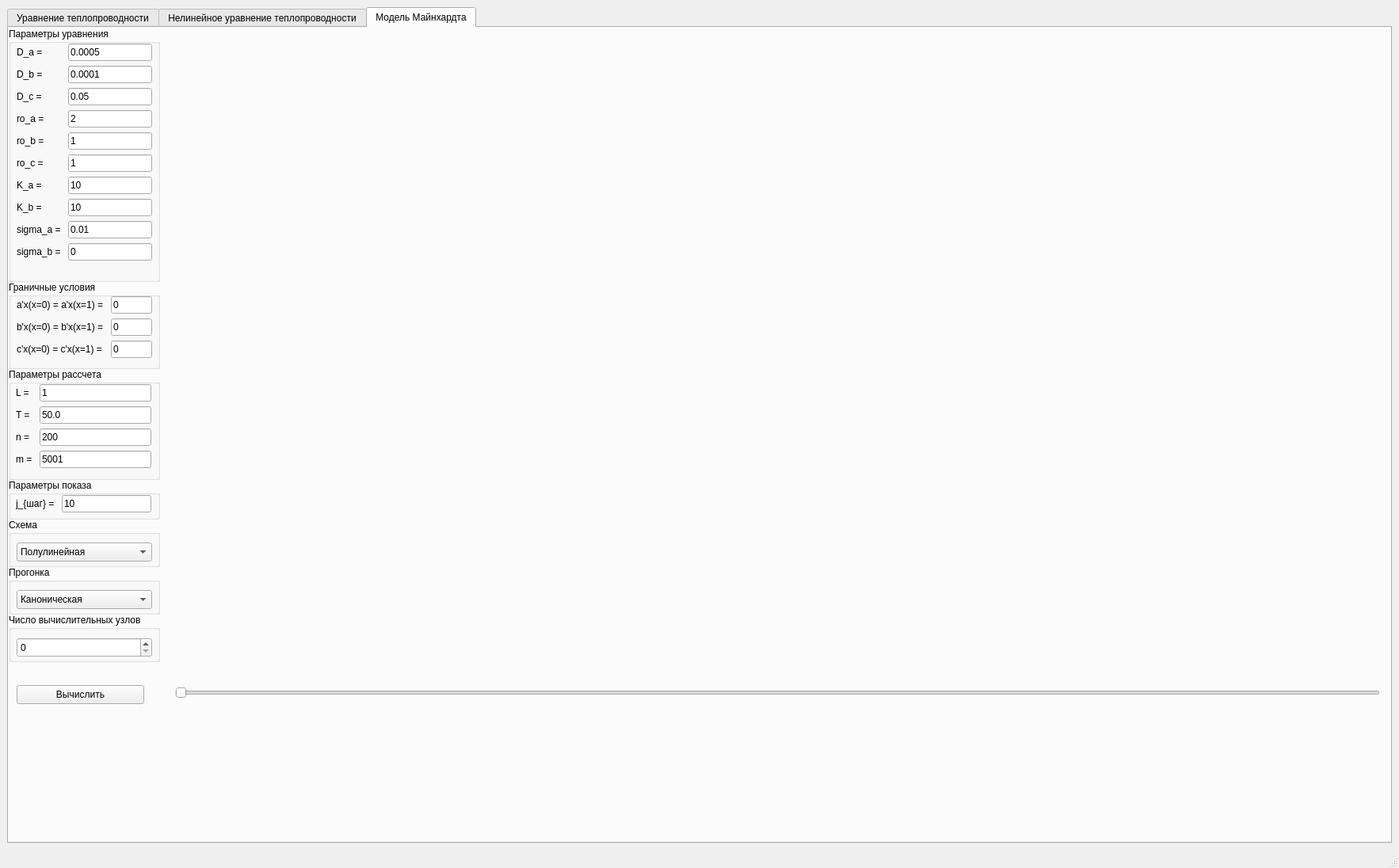
<?xml version="1.0" encoding="UTF-8"?>
<ui version="4.0">
 <class>MainWindow</class>
 <widget class="QMainWindow" name="MainWindow">
  <property name="geometry">
   <rect>
    <x>0</x>
    <y>0</y>
    <width>1766</width>
    <height>1096</height>
   </rect>
  </property>
  <property name="windowTitle">
   <string>MainWindow</string>
  </property>
  <widget class="QWidget" name="centralwidget">
   <layout class="QGridLayout" name="gridLayout">
    <item row="0" column="0">
     <widget class="QTabWidget" name="tabWidget">
      <property name="currentIndex">
       <number>2</number>
      </property>
      <widget class="QWidget" name="tab">
       <attribute name="title">
        <string>Уравнение теплопроводности</string>
       </attribute>
       <widget class="QPushButton" name="pushButton_3">
        <property name="geometry">
         <rect>
          <x>0</x>
          <y>280</y>
          <width>191</width>
          <height>24</height>
         </rect>
        </property>
        <property name="text">
         <string>Вычислить</string>
        </property>
       </widget>
       <widget class="QCustomPlot" name="widget_3" native="true">
        <property name="geometry">
         <rect>
          <x>200</x>
          <y>10</y>
          <width>1531</width>
          <height>841</height>
         </rect>
        </property>
       </widget>
       <widget class="QGroupBox" name="groupBox_14">
        <property name="geometry">
         <rect>
          <x>0</x>
          <y>100</y>
          <width>191</width>
          <height>51</height>
         </rect>
        </property>
        <property name="title">
         <string>Параметры рассчета</string>
        </property>
        <widget class="QWidget" name="layoutWidget">
         <property name="geometry">
          <rect>
           <x>10</x>
           <y>20</y>
           <width>120</width>
           <height>26</height>
          </rect>
         </property>
         <layout class="QGridLayout" name="gridLayout_2">
          <item row="0" column="0">
           <widget class="QLabel" name="label_33">
            <property name="text">
             <string>n = </string>
            </property>
           </widget>
          </item>
          <item row="0" column="1">
           <widget class="QLineEdit" name="lineEdit_32">
            <property name="text">
             <string>100</string>
            </property>
           </widget>
          </item>
         </layout>
        </widget>
       </widget>
       <widget class="QGroupBox" name="groupBox_15">
        <property name="geometry">
         <rect>
          <x>0</x>
          <y>0</y>
          <width>191</width>
          <height>101</height>
         </rect>
        </property>
        <property name="title">
         <string>Параметры задачи</string>
        </property>
        <widget class="QWidget" name="layoutWidget_3">
         <property name="geometry">
          <rect>
           <x>10</x>
           <y>20</y>
           <width>120</width>
           <height>26</height>
          </rect>
         </property>
         <layout class="QGridLayout" name="gridLayout_5">
          <item row="0" column="0">
           <widget class="QLabel" name="label_34">
            <property name="text">
             <string>q = </string>
            </property>
           </widget>
          </item>
          <item row="0" column="1">
           <widget class="QLineEdit" name="lineEdit_35">
            <property name="text">
             <string>100</string>
            </property>
           </widget>
          </item>
         </layout>
        </widget>
        <widget class="QWidget" name="layoutWidget_4">
         <property name="geometry">
          <rect>
           <x>10</x>
           <y>50</y>
           <width>120</width>
           <height>26</height>
          </rect>
         </property>
         <layout class="QGridLayout" name="gridLayout_6">
          <item row="0" column="0">
           <widget class="QLabel" name="label_35">
            <property name="text">
             <string>k = </string>
            </property>
           </widget>
          </item>
          <item row="0" column="1">
           <widget class="QLineEdit" name="lineEdit_36">
            <property name="text">
             <string>100</string>
            </property>
           </widget>
          </item>
         </layout>
        </widget>
       </widget>
       <widget class="QGroupBox" name="groupBox_16">
        <property name="geometry">
         <rect>
          <x>0</x>
          <y>150</y>
          <width>191</width>
          <height>61</height>
         </rect>
        </property>
        <property name="title">
         <string>Прогонка</string>
        </property>
        <widget class="QComboBox" name="comboBox_5">
         <property name="geometry">
          <rect>
           <x>10</x>
           <y>20</y>
           <width>171</width>
           <height>24</height>
          </rect>
         </property>
         <item>
          <property name="text">
           <string>Каноническая</string>
          </property>
         </item>
         <item>
          <property name="text">
           <string>Блочно-параллельная</string>
          </property>
         </item>
        </widget>
       </widget>
       <widget class="QGroupBox" name="groupBox_17">
        <property name="geometry">
         <rect>
          <x>0</x>
          <y>210</y>
          <width>191</width>
          <height>61</height>
         </rect>
        </property>
        <property name="title">
         <string>Число вычислительных узлов</string>
        </property>
        <widget class="QSpinBox" name="spinBox_3">
         <property name="geometry">
          <rect>
           <x>10</x>
           <y>30</y>
           <width>171</width>
           <height>25</height>
          </rect>
         </property>
        </widget>
       </widget>
      </widget>
      <widget class="QWidget" name="tab_2">
       <attribute name="title">
        <string>Нелинейное уравнение теплопроводности</string>
       </attribute>
       <widget class="QGroupBox" name="groupBox_7">
        <property name="geometry">
         <rect>
          <x>10</x>
          <y>10</y>
          <width>191</width>
          <height>421</height>
         </rect>
        </property>
        <property name="title">
         <string>Параметры задачи</string>
        </property>
        <widget class="QWidget" name="layoutWidget">
         <property name="geometry">
          <rect>
           <x>12</x>
           <y>34</y>
           <width>153</width>
           <height>356</height>
          </rect>
         </property>
         <layout class="QGridLayout" name="gridLayout_3">
          <item row="1" column="1">
           <widget class="QLineEdit" name="lineEdit_20">
            <property name="text">
             <string>0.01</string>
            </property>
           </widget>
          </item>
          <item row="2" column="0">
           <widget class="QLabel" name="label_21">
            <property name="text">
             <string>beta = </string>
            </property>
           </widget>
          </item>
          <item row="5" column="1">
           <widget class="QLineEdit" name="lineEdit_24">
            <property name="text">
             <string>5</string>
            </property>
           </widget>
          </item>
          <item row="3" column="0">
           <widget class="QLabel" name="label_24">
            <property name="text">
             <string>k0</string>
            </property>
           </widget>
          </item>
          <item row="6" column="0">
           <widget class="QLabel" name="label_28">
            <property name="text">
             <string>r</string>
            </property>
           </widget>
          </item>
          <item row="8" column="1">
           <widget class="QLineEdit" name="lineEdit_30">
            <property name="text">
             <string>2</string>
            </property>
           </widget>
          </item>
          <item row="4" column="0">
           <widget class="QLabel" name="label_25">
            <property name="text">
             <string>q0</string>
            </property>
           </widget>
          </item>
          <item row="7" column="1">
           <widget class="QLineEdit" name="lineEdit_29">
            <property name="text">
             <string>25</string>
            </property>
           </widget>
          </item>
          <item row="5" column="0">
           <widget class="QLabel" name="label_26">
            <property name="text">
             <string>A</string>
            </property>
           </widget>
          </item>
          <item row="0" column="1">
           <widget class="QLineEdit" name="lineEdit_19">
            <property name="text">
             <string>50</string>
            </property>
           </widget>
          </item>
          <item row="6" column="1">
           <widget class="QLineEdit" name="lineEdit_28">
            <property name="text">
             <string>3</string>
            </property>
           </widget>
          </item>
          <item row="8" column="0">
           <widget class="QLabel" name="label_30">
            <property name="text">
             <string>alpha</string>
            </property>
           </widget>
          </item>
          <item row="4" column="1">
           <widget class="QLineEdit" name="lineEdit_23">
            <property name="text">
             <string>0.02</string>
            </property>
           </widget>
          </item>
          <item row="7" column="0">
           <widget class="QLabel" name="label_29">
            <property name="text">
             <string>x_c</string>
            </property>
           </widget>
          </item>
          <item row="1" column="0">
           <widget class="QLabel" name="label_20">
            <property name="text">
             <string>T = </string>
            </property>
           </widget>
          </item>
          <item row="2" column="1">
           <widget class="QLineEdit" name="lineEdit_21">
            <property name="text">
             <string>2</string>
            </property>
           </widget>
          </item>
          <item row="0" column="0">
           <widget class="QLabel" name="label_19">
            <property name="text">
             <string>L = </string>
            </property>
           </widget>
          </item>
          <item row="3" column="1">
           <widget class="QLineEdit" name="lineEdit_22">
            <property name="text">
             <string>1</string>
            </property>
           </widget>
          </item>
         </layout>
        </widget>
       </widget>
       <widget class="QGroupBox" name="groupBox_8">
        <property name="geometry">
         <rect>
          <x>10</x>
          <y>440</y>
          <width>191</width>
          <height>121</height>
         </rect>
        </property>
        <property name="title">
         <string>Параметры рассчета</string>
        </property>
        <widget class="QWidget" name="layoutWidget_2">
         <property name="geometry">
          <rect>
           <x>10</x>
           <y>30</y>
           <width>172</width>
           <height>81</height>
          </rect>
         </property>
         <layout class="QGridLayout" name="gridLayout_4">
          <item row="0" column="1">
           <widget class="QLineEdit" name="lineEdit_26">
            <property name="text">
             <string>100</string>
            </property>
           </widget>
          </item>
          <item row="1" column="1">
           <widget class="QLineEdit" name="lineEdit_25">
            <property name="text">
             <string>50000</string>
            </property>
           </widget>
          </item>
          <item row="1" column="0">
           <widget class="QLabel" name="label_23">
            <property name="text">
             <string>m = </string>
            </property>
           </widget>
          </item>
          <item row="0" column="0">
           <widget class="QLabel" name="label_22">
            <property name="text">
             <string>n = </string>
            </property>
           </widget>
          </item>
         </layout>
        </widget>
       </widget>
       <widget class="QGroupBox" name="groupBox_9">
        <property name="geometry">
         <rect>
          <x>10</x>
          <y>570</y>
          <width>191</width>
          <height>61</height>
         </rect>
        </property>
        <property name="title">
         <string>Параметры показа</string>
        </property>
        <widget class="QLabel" name="label_27">
         <property name="geometry">
          <rect>
           <x>17</x>
           <y>30</y>
           <width>37</width>
           <height>24</height>
          </rect>
         </property>
         <property name="text">
          <string>&lt;html&gt;&lt;head/&gt;&lt;body&gt;&lt;p&gt;j&lt;span style=&quot; font-size:7pt;&quot;&gt;shag&lt;/span&gt; = &lt;/p&gt;&lt;/body&gt;&lt;/html&gt;</string>
         </property>
        </widget>
        <widget class="QLineEdit" name="lineEdit_27">
         <property name="geometry">
          <rect>
           <x>60</x>
           <y>30</y>
           <width>108</width>
           <height>24</height>
          </rect>
         </property>
         <property name="text">
          <string>10</string>
         </property>
        </widget>
       </widget>
       <widget class="QGroupBox" name="groupBox_11">
        <property name="geometry">
         <rect>
          <x>10</x>
          <y>710</y>
          <width>191</width>
          <height>61</height>
         </rect>
        </property>
        <property name="title">
         <string>Прогонка</string>
        </property>
        <widget class="QComboBox" name="comboBox_4">
         <property name="geometry">
          <rect>
           <x>10</x>
           <y>20</y>
           <width>171</width>
           <height>24</height>
          </rect>
         </property>
         <item>
          <property name="text">
           <string>Каноническая</string>
          </property>
         </item>
         <item>
          <property name="text">
           <string>Блочно-параллельная</string>
          </property>
         </item>
        </widget>
       </widget>
       <widget class="QPushButton" name="pushButton_2">
        <property name="geometry">
         <rect>
          <x>10</x>
          <y>870</y>
          <width>161</width>
          <height>24</height>
         </rect>
        </property>
        <property name="text">
         <string>Вычислить</string>
        </property>
       </widget>
       <widget class="QCustomPlot" name="widget_2" native="true">
        <property name="geometry">
         <rect>
          <x>220</x>
          <y>20</y>
          <width>1511</width>
          <height>751</height>
         </rect>
        </property>
       </widget>
       <widget class="QSlider" name="horizontalSlider_2">
        <property name="geometry">
         <rect>
          <x>220</x>
          <y>810</y>
          <width>1511</width>
          <height>20</height>
         </rect>
        </property>
        <property name="orientation">
         <enum>Qt::Orientation::Horizontal</enum>
        </property>
       </widget>
       <widget class="QGroupBox" name="groupBox_10">
        <property name="geometry">
         <rect>
          <x>10</x>
          <y>640</y>
          <width>191</width>
          <height>61</height>
         </rect>
        </property>
        <property name="title">
         <string>Схема</string>
        </property>
        <widget class="QComboBox" name="comboBox_3">
         <property name="geometry">
          <rect>
           <x>10</x>
           <y>20</y>
           <width>171</width>
           <height>24</height>
          </rect>
         </property>
         <property name="currentIndex">
          <number>1</number>
         </property>
         <item>
          <property name="text">
           <string>Явная</string>
          </property>
         </item>
         <item>
          <property name="text">
           <string>Полулинейная</string>
          </property>
         </item>
        </widget>
       </widget>
       <widget class="QGroupBox" name="groupBox_13">
        <property name="geometry">
         <rect>
          <x>10</x>
          <y>780</y>
          <width>191</width>
          <height>61</height>
         </rect>
        </property>
        <property name="title">
         <string>Число вычислительных узлов</string>
        </property>
        <widget class="QSpinBox" name="spinBox_2">
         <property name="geometry">
          <rect>
           <x>10</x>
           <y>30</y>
           <width>171</width>
           <height>25</height>
          </rect>
         </property>
        </widget>
       </widget>
       <widget class="QLabel" name="label_32">
        <property name="geometry">
         <rect>
          <x>230</x>
          <y>860</y>
          <width>761</width>
          <height>81</height>
         </rect>
        </property>
        <property name="text">
         <string/>
        </property>
       </widget>
      </widget>
      <widget class="QWidget" name="tab_3">
       <attribute name="title">
        <string>Модель Майнхардта</string>
       </attribute>
       <widget class="QGroupBox" name="groupBox">
        <property name="geometry">
         <rect>
          <x>0</x>
          <y>0</y>
          <width>191</width>
          <height>321</height>
         </rect>
        </property>
        <property name="title">
         <string>Параметры уравнения</string>
        </property>
        <widget class="QWidget" name="formLayoutWidget">
         <property name="geometry">
          <rect>
           <x>10</x>
           <y>20</y>
           <width>171</width>
           <height>301</height>
          </rect>
         </property>
         <layout class="QFormLayout" name="formLayout">
          <item row="0" column="0">
           <widget class="QLabel" name="label">
            <property name="text">
             <string>D_a = </string>
            </property>
           </widget>
          </item>
          <item row="0" column="1">
           <widget class="QLineEdit" name="lineEdit">
            <property name="text">
             <string>0.0005</string>
            </property>
           </widget>
          </item>
          <item row="1" column="0">
           <widget class="QLabel" name="label_2">
            <property name="text">
             <string>D_b = </string>
            </property>
           </widget>
          </item>
          <item row="1" column="1">
           <widget class="QLineEdit" name="lineEdit_2">
            <property name="text">
             <string>0.0001</string>
            </property>
           </widget>
          </item>
          <item row="2" column="0">
           <widget class="QLabel" name="label_3">
            <property name="text">
             <string>D_c = </string>
            </property>
           </widget>
          </item>
          <item row="2" column="1">
           <widget class="QLineEdit" name="lineEdit_3">
            <property name="text">
             <string>0.05</string>
            </property>
           </widget>
          </item>
          <item row="3" column="0">
           <widget class="QLabel" name="label_4">
            <property name="text">
             <string>ro_a = </string>
            </property>
           </widget>
          </item>
          <item row="3" column="1">
           <widget class="QLineEdit" name="lineEdit_4">
            <property name="text">
             <string>2</string>
            </property>
           </widget>
          </item>
          <item row="4" column="0">
           <widget class="QLabel" name="label_5">
            <property name="text">
             <string>ro_b = </string>
            </property>
           </widget>
          </item>
          <item row="4" column="1">
           <widget class="QLineEdit" name="lineEdit_5">
            <property name="text">
             <string>1</string>
            </property>
           </widget>
          </item>
          <item row="5" column="0">
           <widget class="QLabel" name="label_6">
            <property name="text">
             <string>ro_c = </string>
            </property>
           </widget>
          </item>
          <item row="5" column="1">
           <widget class="QLineEdit" name="lineEdit_6">
            <property name="text">
             <string>1</string>
            </property>
           </widget>
          </item>
          <item row="6" column="0">
           <widget class="QLabel" name="label_7">
            <property name="text">
             <string>K_a = </string>
            </property>
           </widget>
          </item>
          <item row="6" column="1">
           <widget class="QLineEdit" name="lineEdit_7">
            <property name="text">
             <string>10</string>
            </property>
           </widget>
          </item>
          <item row="7" column="0">
           <widget class="QLabel" name="label_8">
            <property name="text">
             <string>K_b = </string>
            </property>
           </widget>
          </item>
          <item row="7" column="1">
           <widget class="QLineEdit" name="lineEdit_8">
            <property name="text">
             <string>10</string>
            </property>
           </widget>
          </item>
          <item row="8" column="0">
           <widget class="QLabel" name="label_9">
            <property name="text">
             <string>sigma_a = </string>
            </property>
           </widget>
          </item>
          <item row="8" column="1">
           <widget class="QLineEdit" name="lineEdit_9">
            <property name="text">
             <string>0.01</string>
            </property>
           </widget>
          </item>
          <item row="9" column="0">
           <widget class="QLabel" name="label_10">
            <property name="text">
             <string>sigma_b = </string>
            </property>
           </widget>
          </item>
          <item row="9" column="1">
           <widget class="QLineEdit" name="lineEdit_10">
            <property name="text">
             <string>0</string>
            </property>
           </widget>
          </item>
         </layout>
        </widget>
       </widget>
       <widget class="QGroupBox" name="groupBox_2">
        <property name="geometry">
         <rect>
          <x>0</x>
          <y>320</y>
          <width>191</width>
          <height>111</height>
         </rect>
        </property>
        <property name="title">
         <string>Граничные условия</string>
        </property>
        <widget class="QWidget" name="formLayoutWidget_2">
         <property name="geometry">
          <rect>
           <x>10</x>
           <y>19</y>
           <width>171</width>
           <height>91</height>
          </rect>
         </property>
         <layout class="QFormLayout" name="formLayout_2">
          <item row="0" column="0">
           <widget class="QLabel" name="label_11">
            <property name="text">
             <string>a'x(x=0) = a'x(x=1) = </string>
            </property>
           </widget>
          </item>
          <item row="0" column="1">
           <widget class="QLineEdit" name="lineEdit_11">
            <property name="text">
             <string>0</string>
            </property>
            <property name="readOnly">
             <bool>true</bool>
            </property>
           </widget>
          </item>
          <item row="1" column="0">
           <widget class="QLabel" name="label_12">
            <property name="text">
             <string>b'x(x=0) = b'x(x=1) = </string>
            </property>
           </widget>
          </item>
          <item row="2" column="0">
           <widget class="QLabel" name="label_13">
            <property name="text">
             <string>c'x(x=0) = c'x(x=1) = </string>
            </property>
           </widget>
          </item>
          <item row="1" column="1">
           <widget class="QLineEdit" name="lineEdit_12">
            <property name="text">
             <string>0</string>
            </property>
            <property name="readOnly">
             <bool>true</bool>
            </property>
           </widget>
          </item>
          <item row="2" column="1">
           <widget class="QLineEdit" name="lineEdit_13">
            <property name="text">
             <string>0</string>
            </property>
            <property name="readOnly">
             <bool>true</bool>
            </property>
           </widget>
          </item>
         </layout>
        </widget>
       </widget>
       <widget class="QGroupBox" name="groupBox_3">
        <property name="geometry">
         <rect>
          <x>0</x>
          <y>430</y>
          <width>191</width>
          <height>141</height>
         </rect>
        </property>
        <property name="title">
         <string>Параметры рассчета</string>
        </property>
        <widget class="QWidget" name="formLayoutWidget_3">
         <property name="geometry">
          <rect>
           <x>9</x>
           <y>20</y>
           <width>171</width>
           <height>121</height>
          </rect>
         </property>
         <layout class="QFormLayout" name="formLayout_3">
          <item row="0" column="0">
           <widget class="QLabel" name="label_14">
            <property name="text">
             <string>L = </string>
            </property>
           </widget>
          </item>
          <item row="1" column="0">
           <widget class="QLabel" name="label_15">
            <property name="text">
             <string>T = </string>
            </property>
           </widget>
          </item>
          <item row="2" column="0">
           <widget class="QLabel" name="label_16">
            <property name="text">
             <string>n = </string>
            </property>
           </widget>
          </item>
          <item row="3" column="0">
           <widget class="QLabel" name="label_17">
            <property name="text">
             <string>m = </string>
            </property>
           </widget>
          </item>
          <item row="0" column="1">
           <widget class="QLineEdit" name="lineEdit_14">
            <property name="text">
             <string>1</string>
            </property>
           </widget>
          </item>
          <item row="1" column="1">
           <widget class="QLineEdit" name="lineEdit_15">
            <property name="text">
             <string>50.0</string>
            </property>
           </widget>
          </item>
          <item row="2" column="1">
           <widget class="QLineEdit" name="lineEdit_16">
            <property name="text">
             <string>200</string>
            </property>
           </widget>
          </item>
          <item row="3" column="1">
           <widget class="QLineEdit" name="lineEdit_17">
            <property name="text">
             <string>5001</string>
            </property>
           </widget>
          </item>
         </layout>
        </widget>
       </widget>
       <widget class="QPushButton" name="pushButton">
        <property name="geometry">
         <rect>
          <x>10</x>
          <y>830</y>
          <width>161</width>
          <height>24</height>
         </rect>
        </property>
        <property name="text">
         <string>Вычислить</string>
        </property>
       </widget>
       <widget class="QGroupBox" name="groupBox_4">
        <property name="geometry">
         <rect>
          <x>0</x>
          <y>620</y>
          <width>191</width>
          <height>61</height>
         </rect>
        </property>
        <property name="title">
         <string>Схема</string>
        </property>
        <widget class="QComboBox" name="comboBox">
         <property name="geometry">
          <rect>
           <x>10</x>
           <y>30</y>
           <width>171</width>
           <height>24</height>
          </rect>
         </property>
         <property name="currentIndex">
          <number>1</number>
         </property>
         <item>
          <property name="text">
           <string>Явная</string>
          </property>
         </item>
         <item>
          <property name="text">
           <string>Полулинейная</string>
          </property>
         </item>
        </widget>
       </widget>
       <widget class="QGroupBox" name="groupBox_5">
        <property name="geometry">
         <rect>
          <x>0</x>
          <y>570</y>
          <width>191</width>
          <height>51</height>
         </rect>
        </property>
        <property name="title">
         <string>Параметры показа</string>
        </property>
        <widget class="QWidget" name="formLayoutWidget_4">
         <property name="geometry">
          <rect>
           <x>9</x>
           <y>20</y>
           <width>171</width>
           <height>31</height>
          </rect>
         </property>
         <layout class="QFormLayout" name="formLayout_4">
          <item row="0" column="0">
           <widget class="QLabel" name="label_18">
            <property name="text">
             <string>j_{шаг} = </string>
            </property>
           </widget>
          </item>
          <item row="0" column="1">
           <widget class="QLineEdit" name="lineEdit_18">
            <property name="text">
             <string>10</string>
            </property>
           </widget>
          </item>
         </layout>
        </widget>
       </widget>
       <widget class="QGroupBox" name="groupBox_6">
        <property name="geometry">
         <rect>
          <x>0</x>
          <y>680</y>
          <width>191</width>
          <height>61</height>
         </rect>
        </property>
        <property name="title">
         <string>Прогонка</string>
        </property>
        <widget class="QComboBox" name="comboBox_2">
         <property name="geometry">
          <rect>
           <x>10</x>
           <y>30</y>
           <width>171</width>
           <height>24</height>
          </rect>
         </property>
         <item>
          <property name="text">
           <string>Каноническая</string>
          </property>
         </item>
         <item>
          <property name="text">
           <string>Блочно-параллельная</string>
          </property>
         </item>
        </widget>
       </widget>
       <widget class="QSlider" name="horizontalSlider">
        <property name="geometry">
         <rect>
          <x>210</x>
          <y>830</y>
          <width>1521</width>
          <height>20</height>
         </rect>
        </property>
        <property name="orientation">
         <enum>Qt::Orientation::Horizontal</enum>
        </property>
       </widget>
       <widget class="QCustomPlot" name="widget" native="true">
        <property name="geometry">
         <rect>
          <x>210</x>
          <y>20</y>
          <width>1521</width>
          <height>781</height>
         </rect>
        </property>
       </widget>
       <widget class="QGroupBox" name="groupBox_12">
        <property name="geometry">
         <rect>
          <x>0</x>
          <y>740</y>
          <width>191</width>
          <height>61</height>
         </rect>
        </property>
        <property name="title">
         <string>Число вычислительных узлов</string>
        </property>
        <widget class="QSpinBox" name="spinBox">
         <property name="geometry">
          <rect>
           <x>10</x>
           <y>30</y>
           <width>171</width>
           <height>25</height>
          </rect>
         </property>
        </widget>
       </widget>
       <widget class="QLabel" name="label_31">
        <property name="geometry">
         <rect>
          <x>210</x>
          <y>860</y>
          <width>391</width>
          <height>101</height>
         </rect>
        </property>
        <property name="text">
         <string/>
        </property>
       </widget>
      </widget>
     </widget>
    </item>
   </layout>
  </widget>
  <widget class="QMenuBar" name="menubar">
   <property name="geometry">
    <rect>
     <x>0</x>
     <y>0</y>
     <width>1766</width>
     <height>21</height>
    </rect>
   </property>
  </widget>
  <widget class="QStatusBar" name="statusbar"/>
 </widget>
 <customwidgets>
  <customwidget>
   <class>QCustomPlot</class>
   <extends>QWidget</extends>
   <header>qcustomplot.h</header>
   <container>1</container>
  </customwidget>
 </customwidgets>
 <resources/>
 <connections/>
</ui>
